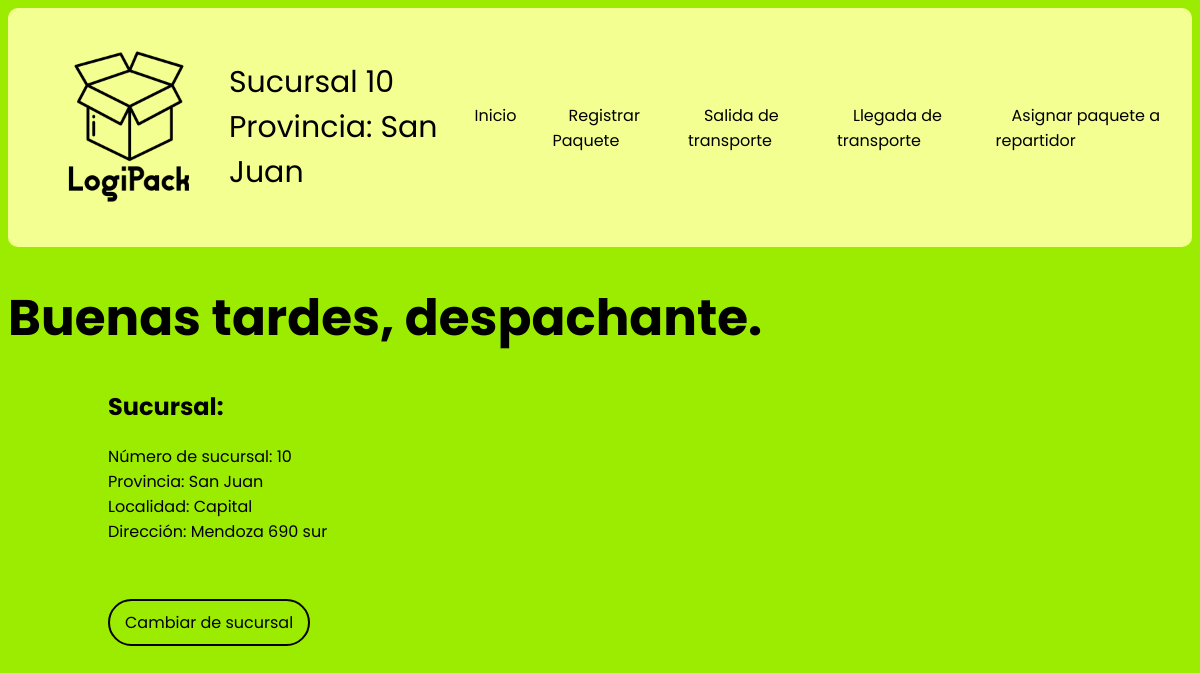
/despachante1/sucursal, run on the app's committed database.
### models.py (models this page shows)
class Sucursal(db.Model):
    __tablename__ = 'sucursal'
    id = db.Column(db.Integer, primary_key = True)
    numero = db.Column(db.Integer, nullable = False)
    provincia = db.Column(db.String(80), nullable = False)
    localidad = db.Column(db.String(80), nullable = False)
    direccion = db.Column(db.String(120), nullable = False)
    transporte = db.relationship('Transporte', backref = "sucursal")
    paquete = db.relationship('Paquete', backref = "sucursal")
    repartidor = db.relationship('Repartidor', backref = "sucursal")

### app.py (the view)
@app.route('/despachante<int:idsucursal>/sucursal')
def despachante(idsucursal):
    session['sucursal_id'] = idsucursal
    datos = Sucursal.query.get(idsucursal)
    return render_template('/despachante.html', sucursal = datos, hora = datetime.now().hour)

### templates/despachante.html (shortened to what this page needs)
{% extends "base_template.html" %}
{% block content %}
    {% if hora > 6 and hora < 12 %}
    <h1>Buenos días, despachante.</h1>
    {% elif hora >= 12 and hora < 21 %}
    <h1>Buenas tardes, despachante.</h1>
    {% else %}
    <h1>Buenas noches, despachante.</h1>
    {% endif %}
    <div class="datos-sucursal">
        <h2>Sucursal:</h2>
        <p>Número de sucursal: {{ sucursal.numero }}<br>Provincia: {{ sucursal.provincia }}<br>Localidad: {{ sucursal.localidad }}<br>Dirección: {{ sucursal.direccion }}</p><br><br>
        <a href="{{ url_for('sucursales') }}">Cambiar de sucursal</a>
    </div>
{% endblock %}

### templates/base_template.html (shortened to what this page needs)
<!DOCTYPE html>
<html lang="es">
<head>
    <link rel="stylesheet" href="{{url_for('static', filename= 'css/estilos.css')}}">
</head>
<body>
    <header>
        <a href="{{ url_for('inicio') }}"><img src="/static/img/LogiPack_transparent.png" alt="Logo de LogiPack" height="200px" width="200px"></a>
        <p>Sucursal {{ sucursal.numero }}<br>Provincia: {{ sucursal.provincia }}</p>
        <nav>
            <ul>
                <li><a href="{{ url_for('despachante', idsucursal = sucursal.id) }}">Inicio</a></li>
                <li><a href="{{ url_for('registrar_paquete', idsucursal = sucursal.id) }}">Registrar Paquete</a></li>
                <li><a href="{{ url_for('salida_transporte', idsucursal = sucursal.id) }}">Salida de transporte</a></li>
                <li><a href="{{ url_for('llegada_transporte', idsucursal = sucursal.id) }}">Llegada de transporte</a></li>
                <li><a href="{{ url_for('asignar_repartidor', idsucursal = sucursal.id) }}">Asignar paquete a repartidor</a></li>
            </ul>
        </nav>
    </header>
    <main>
        {% block content %} {% endblock %}
    </main>
</body>
</html>

### static/css/estilos.css (style rules this page uses)
header { background-color: #F3FF90; color: black; padding: 15px 20px; display: flex; justify-content: space-between; align-items: center; border: 1px solid transparent; border-radius: 10px; }
header p { font-size: 30px; }
body { font-family: 'Poppins'; background-color: #9BEC00; }
h1 { font-size: 50px; }
header img { margin: 0; }
nav ul { list-style: none; margin: 0; padding: 0; display: flex; justify-self: center; }
nav ul li { margin-left: 20px; }
nav ul li a { text-decoration: none; color: black; padding: 10px 15px; border: 1px solid transparent; border-radius: 100px; transition: background-color 0.3s, border 0.3s, color 0.3s; }
main a { text-decoration: none; color: black; padding: 10px 15px; border: 2px solid black; border-radius: 100px; transition: background-color 0.3s, border 0.3s, color 0.3s; }
.datos-sucursal { padding: 0px 100px; }

### data on the page
Sucursal: numero "10", provincia "San Juan", localidad "Capital", direccion "Mendoza 690 sur"
